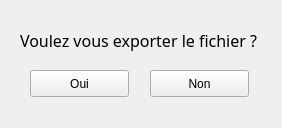
<?xml version="1.0" encoding="UTF-8"?>
<ui version="4.0">
 <class>frm</class>
 <widget class="QWidget" name="frm">
  <property name="geometry">
   <rect>
    <x>0</x>
    <y>0</y>
    <width>282</width>
    <height>128</height>
   </rect>
  </property>
  <property name="windowTitle">
   <string>frm</string>
  </property>
  <widget class="QLabel" name="label">
   <property name="geometry">
    <rect>
     <x>20</x>
     <y>30</y>
     <width>261</width>
     <height>21</height>
    </rect>
   </property>
   <property name="font">
    <font>
     <family>KacstQurn</family>
     <pointsize>12</pointsize>
    </font>
   </property>
   <property name="text">
    <string>Voulez vous exporter le fichier ?</string>
   </property>
  </widget>
  <widget class="QPushButton" name="pushButton">
   <property name="geometry">
    <rect>
     <x>30</x>
     <y>70</y>
     <width>99</width>
     <height>27</height>
    </rect>
   </property>
   <property name="text">
    <string>Oui</string>
   </property>
  </widget>
  <widget class="QPushButton" name="pushButton_2">
   <property name="geometry">
    <rect>
     <x>150</x>
     <y>70</y>
     <width>99</width>
     <height>27</height>
    </rect>
   </property>
   <property name="text">
    <string>Non</string>
   </property>
  </widget>
 </widget>
 <layoutdefault spacing="6" margin="11"/>
 <resources/>
 <connections>
  <connection>
   <sender>pushButton_2</sender>
   <signal>clicked()</signal>
   <receiver>frm</receiver>
   <slot>close()</slot>
   <hints>
    <hint type="sourcelabel">
     <x>206</x>
     <y>60</y>
    </hint>
    <hint type="destinationlabel">
     <x>224</x>
     <y>93</y>
    </hint>
   </hints>
  </connection>
 </connections>
</ui>
